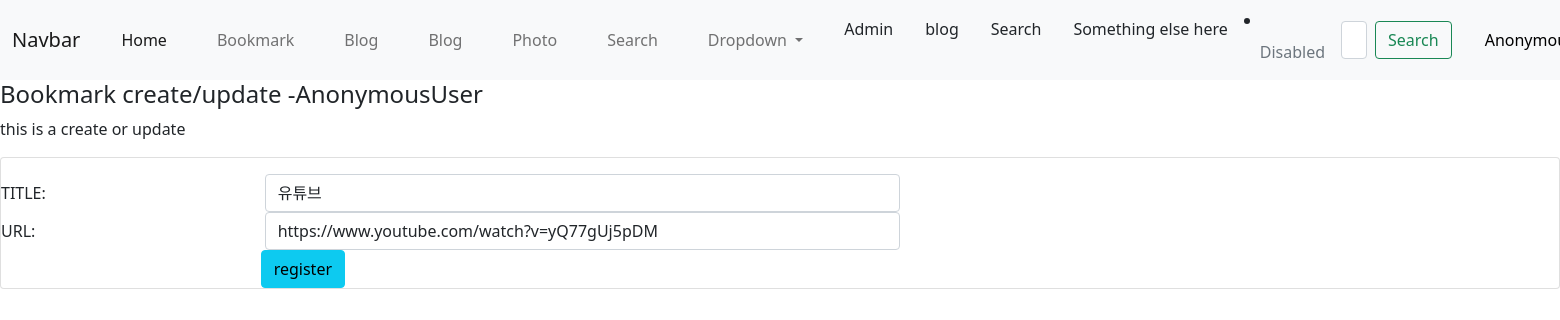
Page /bookmark/4/update/ on the committed database.
### bookmark/models.py (models this page shows, shortened)
class Bookmark(models.Model):
    title = models.CharField('TITLE', max_length=100, blank=True)
    url = models.URLField('URL', unique=True)
    owner = models.ForeignKey(User, on_delete=models.CASCADE, blank=True, null=True)

### bookmark/views.py (the view)
# urls.py: path('<int:pk>/update/', BookmarkUpdateView.as_view(), name='update'),
class BookmarkUpdateView(OwnerOnlyMixin, UpdateView):
    model = Bookmark
    fields=['title','url']
    success_url = reverse_lazy('bookmark:index')

### bookmark/templates/bookmark/bookmark_form.html (shortened to what this page needs)
{% extends 'base.html' %}
{% load widget_tweaks %}
{% block content %}
<h4>Bookmark create/update -{{user}}</h4>
<p class='font-italic'>this is a create or update</p>
<form action='.' method='post' class='card pt-3'>
    <div class='form-group row'>
        {{ form.title|add_label_class:"col-form-label col-sm-2 ml-3 font-weight-bold"}}
        <div class='col-sm-5'>
            {{form.title|add_class:'form-control'|attr:'autofocus'}}
        </div>
    </div>
    <div class='form-group row'>
        {{form.url|add_label_class:'col-form-label col-sm-2 ml-3 font-weight-bold'}}
        <div class='col-sm-5'>
            {{form.url|add_class:'form-control'}}
        </div>
    </div>
    <div class='form-group'>
        <div class='offset-sm-2 col-sm-5'>
            <input type='submit' value='register' class='btn btn-info'>
        </div>
    </div>
</form>
{% endblock %}

### rows in the picture
Bookmark: title|add_label_class "TITLE:", title "유튜브", url|add_label_class "URL:", url "https://www.youtube.com/watch?v=yQ77gUj5pDM"

### other values in the picture
{{ user }} "AnonymousUser"
